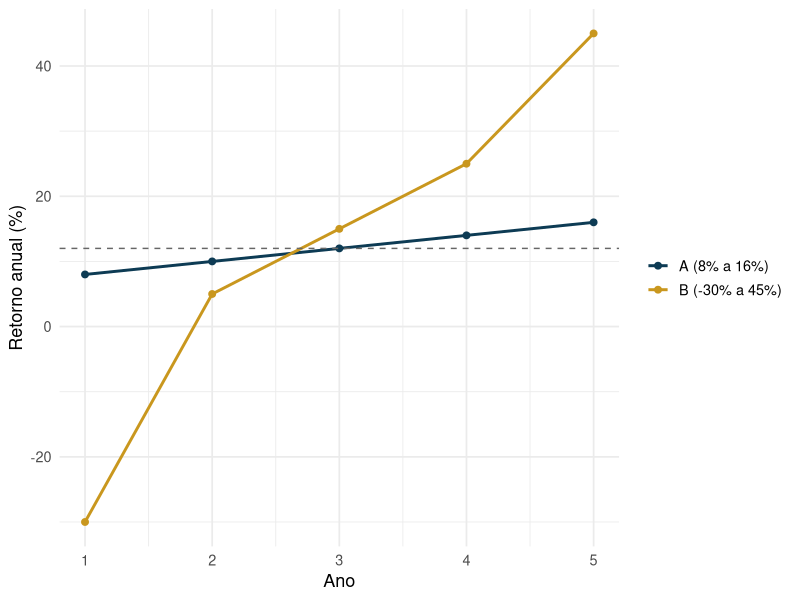

Write R code to recreate this figure.
## ---- chunk 1
knitr::opts_chunk$set(echo = TRUE, warning = FALSE, message = FALSE, fig.retina = 2, fig.height=4.2)
suppressPackageStartupMessages(library(tidyverse))
empresas <- read.csv("empresas.csv")
var_n <- function(x) mean((x - mean(x))^2)
dp_n  <- function(x) sqrt(var_n(x))
## ---- chunk 2
acoes <- tibble(
  ano    = rep(1:5, 2),
  retorno = c(8, 10, 12, 14, 16, -30, 5, 15, 25, 45),
  acao    = rep(c("A (8% a 16%)", "B (-30% a 45%)"), each = 5)
)
ggplot(acoes, aes(ano, retorno, color = acao)) +
  geom_line(linewidth = 1) + geom_point(size = 2) +
  geom_hline(yintercept = 12, linetype = "dashed", color = "grey40") +
  scale_color_manual(values = c("#0d3b54", "#c9971e")) +
  labs(x = "Ano", y = "Retorno anual (%)", color = NULL) +
  theme_minimal(base_size = 13)
## ---- chunk 3
acoes |> group_by(acao) |> summarise(media = mean(retorno), dp = round(dp_n(retorno), 1))
## ---- chunk 4
empresas |> summarise(
  cv_faturamento = dp_n(faturamento99) / mean(faturamento99),
  cv_empregados  = dp_n(empregados99) / mean(empregados99)
)
## ---- chunk 5
tibble(
  Ação = c("A (preço baixo)", "B (preço alto)"),
  `Preço médio` = c(10, 500),
  `Desvio padrão` = c(2.5, 40),
  CV = round(c(2.5/10, 40/500), 2)
) |> knitr::kable()
